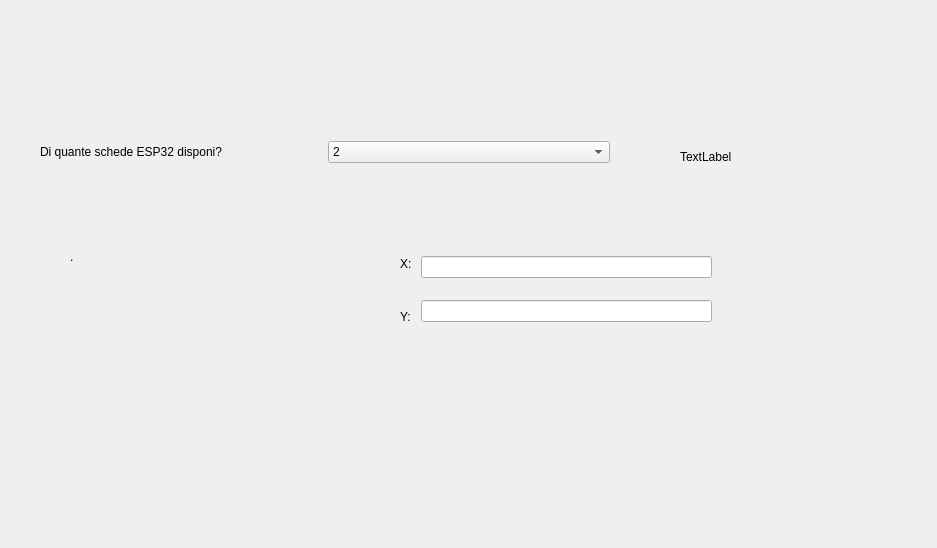
<?xml version="1.0" encoding="UTF-8"?>
<ui version="4.0">
 <class>Form</class>
 <widget class="QWidget" name="Form">
  <property name="geometry">
   <rect>
    <x>0</x>
    <y>0</y>
    <width>937</width>
    <height>548</height>
   </rect>
  </property>
  <property name="windowTitle">
   <string>Form</string>
  </property>
  <widget class="QLabel" name="scheda_i">
   <property name="geometry">
    <rect>
     <x>70</x>
     <y>240</y>
     <width>129</width>
     <height>34</height>
    </rect>
   </property>
   <property name="text">
    <string>.</string>
   </property>
  </widget>
  <widget class="QWidget" name="layoutWidget">
   <property name="geometry">
    <rect>
     <x>40</x>
     <y>130</y>
     <width>570</width>
     <height>44</height>
    </rect>
   </property>
   <layout class="QHBoxLayout" name="horizontalLayout">
    <item>
     <widget class="QLabel" name="label">
      <property name="text">
       <string>Di quante schede ESP32 disponi?          </string>
      </property>
     </widget>
    </item>
    <item>
     <widget class="QComboBox" name="numESP_comboBox">
      <item>
       <property name="text">
        <string>2</string>
       </property>
      </item>
      <item>
       <property name="text">
        <string>3</string>
       </property>
      </item>
      <item>
       <property name="text">
        <string>4</string>
       </property>
      </item>
      <item>
       <property name="text">
        <string>5</string>
       </property>
      </item>
     </widget>
    </item>
   </layout>
  </widget>
  <widget class="QLabel" name="label_2">
   <property name="geometry">
    <rect>
     <x>680</x>
     <y>140</y>
     <width>129</width>
     <height>34</height>
    </rect>
   </property>
   <property name="text">
    <string>TextLabel</string>
   </property>
  </widget>
  <widget class="QWidget" name="layoutWidget_2">
   <property name="geometry">
    <rect>
     <x>400</x>
     <y>240</y>
     <width>312</width>
     <height>100</height>
    </rect>
   </property>
   <layout class="QHBoxLayout" name="horizontalLayout_2">
    <item>
     <layout class="QVBoxLayout" name="verticalLayout">
      <item>
       <widget class="QLabel" name="label_3">
        <property name="text">
         <string>X: </string>
        </property>
       </widget>
      </item>
      <item>
       <widget class="QLabel" name="label_4">
        <property name="text">
         <string>Y:</string>
        </property>
       </widget>
      </item>
     </layout>
    </item>
    <item>
     <layout class="QVBoxLayout" name="verticalLayout_2">
      <item>
       <widget class="QLineEdit" name="input_coordinata_x"/>
      </item>
      <item>
       <widget class="QLineEdit" name="input_coordinata_y"/>
      </item>
     </layout>
    </item>
   </layout>
  </widget>
 </widget>
 <resources/>
 <connections/>
</ui>
